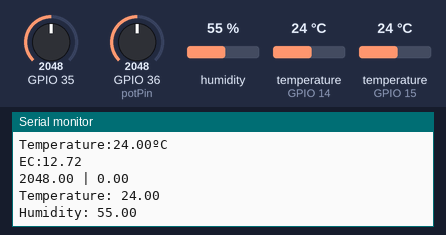
Bench run of a sketch on a simulated ESP32. Shown: the last lines printed to the serial monitor. The inputs (shaded band) are chosen by the test bench; at power-on: humidity 55 %, temperature (sensors on GPIO 14, GPIO 15) 24 °C, GPIO 35 = 2048, GPIO 36 (potPin) = 2048. WiFi joins after 1.5 s; servers stay silent unless stated; EEPROM starts erased.

Above: at 4.2 s.
4.3 s: humidity set to 22 %
At 6.1 s:
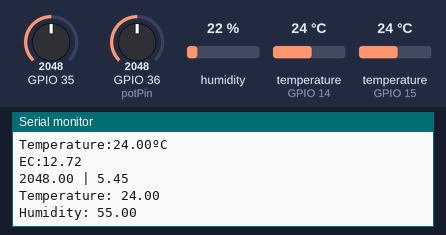
6.3 s: temperature (sensor on GPIO 14) set to 12 °C
At 7.9 s:
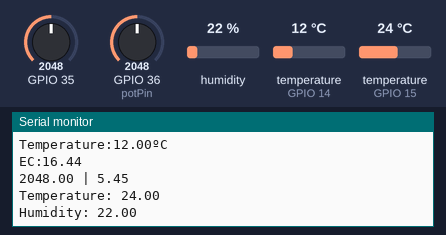
8.3 s: GPIO 35 set to 2866
10.3 s: GPIO 36 (potPin) set to 2866
At 12.0 s:
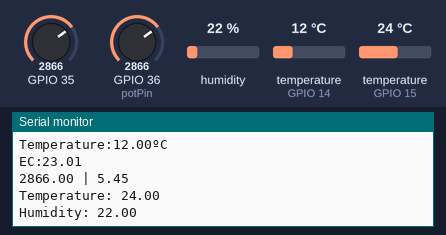
12.3 s: temperature (sensor on GPIO 15) set to 12 °C
At 13.8 s:
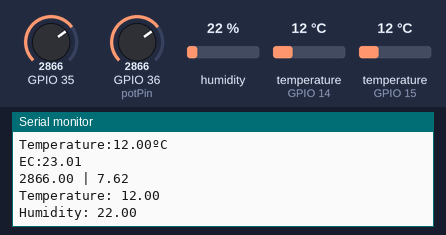
14.3 s: temperature (sensor on GPIO 14) set to 19 °C
Timing chart, 0 to 17.3 s (numbered marks = the images above; inputs shaded):
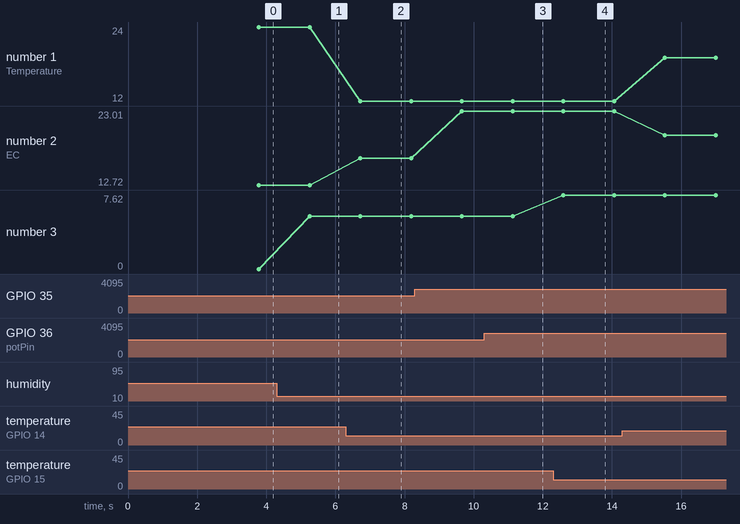

The sketch:

Smart_Urban_Aquaponics_System.ino
```cpp
#include <Arduino.h>
#include <Wire.h>
#include <EEPROM.h>
#include <WiFi.h>
#include <OneWire.h>
#include <DallasTemperature.h>
#include <DFRobot_ESP_EC.h>
#include <Adafruit_GFX.h>
#include <Adafruit_SSD1306.h>
#include <DHT.h>
const int potPin=A0;
float ph;
float Value=0;

#define ONE_WIRE_BUS 14                // this is the gpio pin 13 on esp32.
OneWire oneWire(ONE_WIRE_BUS);
DallasTemperature sensors(&oneWire);

DFRobot_ESP_EC ec;
float voltage, ecValue, temperature = 25;

String apiKey = "";     //  Enter your Write API key from ThingSpeak

const char *ssid =  "";    // replace with your wifi ssid and wpa2 key
const char *pass =  "";
const char* server = "api.thingspeak.com";

#define DHTPIN 15          //pin where the dht11 is connected

DHT dht(DHTPIN, DHT22);

WiFiClient client;

void setup() {
  // put your setup code here, to run once:
  Serial.begin(115200);
  pinMode(potPin,INPUT);
  EEPROM.begin(32);//needed EEPROM.begin to store calibration k in eeprom
  ec.begin();
  sensors.begin();
  dht.begin();
  delay(1000);


  Serial.print("Connecting to ");
  Serial.println(ssid);
  WiFi.begin(ssid, pass);
  while (WiFi.status() != WL_CONNECTED) {
    delay(2000);
    Serial.print(".");
  }
  // Print local IP address and start web server
  Serial.println("");
  Serial.println("WiFi connected.");
  Serial.println("IP address: ");
  Serial.println(WiFi.localIP());

}

void loop()
{
  voltage = analogRead(35); // A0 is the gpio 36
  sensors.requestTemperatures();
  temperature = sensors.getTempCByIndex(0);  // read your temperature sensor to execute temperature compensation
  ecValue = ec.readEC(voltage, temperature); // convert voltage to EC with temperature compensation

  Serial.print("Temperature:");
  Serial.print(temperature, 2);
  Serial.println("ºC");

  Serial.print("EC:");
  Serial.println(ecValue, 2);
      float h = dht.readHumidity();
      float t = dht.readTemperature();
      float voltages=Value*(3.3/4095.0);
        // put your main code here, to run repeatedly:
      Value= analogRead(potPin);
      Serial.print(Value);
      Serial.print(" | ");
      ph=(3.3*voltages);
      Serial.println(ph);
      Serial.print("Temperature: ");
      Serial.println(t);
      Serial.print("Humidity: ");
      Serial.println(h);
      delay(500);
 ec.calibration(voltage, temperature); // calibration process by Serail CMD
              if (isnan(h) || isnan(t))
                 {
                     Serial.println("Failed to read from DHT sensor!");
                      return;
                 }


 if (client.connect(server, 80)) // "184.106.153.149" or api.thingspeak.com
   {
      String postStr = apiKey;
      postStr += "&field1=";
      postStr += String(t);
      postStr += "&field2=";
      postStr += String(h);
      postStr += "&field3=";
      postStr += String(ph);
      postStr += "&field5=";
      postStr += String(temperature, 2);
      postStr += "&field4=";
      postStr += String(ecValue, 2);
      postStr += "\r\n\r\n\r\n\r\n\r\n";

      client.print("POST /update HTTP/1.1\n");
      client.print("Host: api.thingspeak.com\n");
      client.print("Connection: close\n");
      client.print("X-THINGSPEAKAPIKEY: " + apiKey + "\n");
      client.print("Content-Type: application/x-www-form-urlencoded\n");
      client.print("Content-Length: ");
      client.print(postStr.length());
      client.print("\n\n");
      client.print(postStr);
    }
}
```

Measured:
- after the input at 6.3 s, the serial monitor: prints a new line after 0.42 s (image 2)
- after the input at 10.3 s, the serial monitor: prints a new line after 0.82 s (image 3)
- after the input at 12.3 s, the serial monitor: prints a new line after 0.30 s (image 4)
- plotted number 1: 24 → 12 after the input at 6.3 s, 12 → 19 after the input at 14.3 s
- plotted number 2: 12.72 → 16.44 after the input at 6.3 s, 16.44 → 23.01 after the input at 8.3 s, 23.01 → 19.66 after the input at 14.3 s
